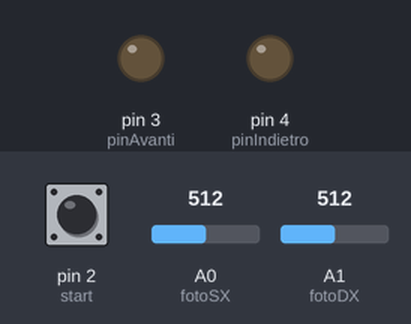
Simulated run of this sketch. Board: Arduino Uno, built with avr-gcc and run on an emulated ATmega328P. Shown: output pins drawn as LEDs (lit = HIGH). The inputs (shaded band) are chosen by the test bench; at power-on: pin 2 (start) LOW, A0 (fotoSX) = 512, A1 (fotoDX) = 512.

Above: at 1.2 s.
1.3 s: pin 2 (start) pulled HIGH for 0.15 s
At 2.1 s:
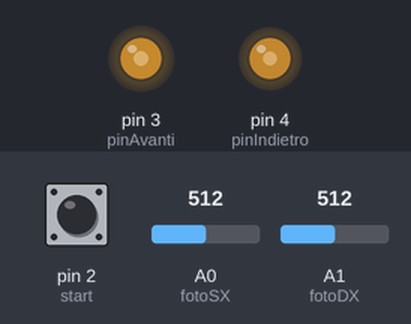
2.9 s: A0 (fotoSX) set to 782
4.4 s: A0 (fotoSX) set to 809
At 5.2 s:
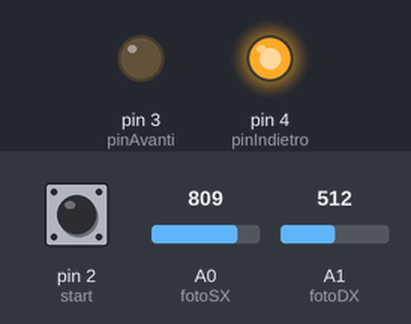
5.9 s: A0 (fotoSX) set to 790
At 6.8 s:
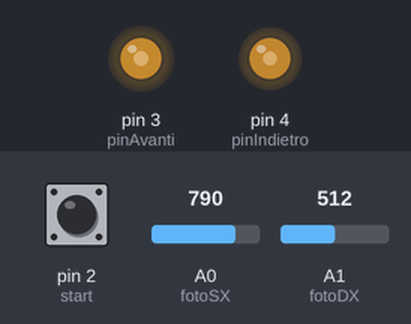
7.4 s: A1 (fotoDX) set to 783
8.9 s: A1 (fotoDX) set to 806
At 10.3 s:
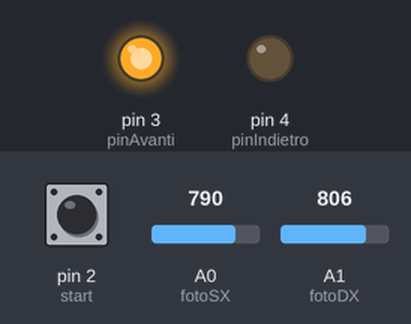
Timing chart, 0 to 11.4 s (numbered marks = the images above; inputs shaded):
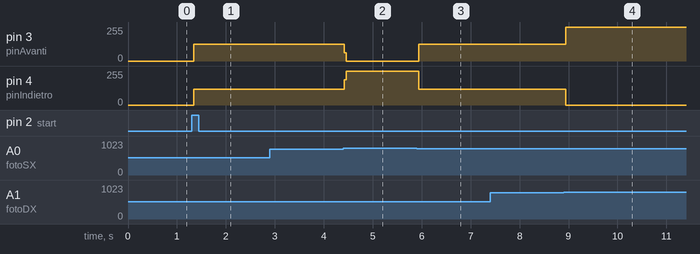

The sketch:

sketch_dec03a.ino
```cpp
int pinAvanti = 3;
int pinIndietro = 4;

int fotoSX = A0;
int fotoDX = A1;

int start = 2;

bool acceso = false;

int direzione = 0;  //0 avanti, 1 indietro

void setup() {
  pinMode(pinAvanti, OUTPUT);
  pinMode(pinIndietro, OUTPUT);
  pinMode(fotoSX, INPUT);
  pinMode(fotoDX, INPUT);
  pinMode(start, INPUT);
}

void loop() {
  if(digitalRead(start) == HIGH) acceso = true;  //accendo spengo
  if(acceso){
    if(analogRead(fotoDX) <800){  //INDIETRO
      digitalWrite(pinAvanti,LOW);
      digitalWrite(pinIndietro,HIGH);
    }
    if(analogRead(fotoSX) <800){  //AVANTI
      digitalWrite(pinIndietro,LOW);
      digitalWrite(pinAvanti,HIGH);
    }
  }

}
```

Measured:
- the behaviour switches between 799 and 800 on A0 (fotoSX) (found by bisection; images 1 and 2)
- the behaviour switches between 799 and 800 on A1 (fotoDX) (found by bisection; images 3 and 4)
- after the input at 1.3 s, pin 3 (pinAvanti): 0/255 → 127/255 at once; pin 4 (pinIndietro): 0/255 → 120/255 at once
- after the input at 2.9 s, every drawn part: stays the same
- after the input at 4.4 s, pin 3 (pinAvanti): 127/255 → 0/255 at once; pin 4 (pinIndietro): 120/255 → 255/255 at once
- after the input at 5.9 s, pin 3 (pinAvanti): 0/255 → 127/255 at once; pin 4 (pinIndietro): 255/255 → 120/255 at once
- after the input at 7.4 s, every drawn part: stays the same
- after the input at 8.9 s, pin 3 (pinAvanti): 127/255 → 255/255 at once; pin 4 (pinIndietro): 120/255 → 0/255 at once
